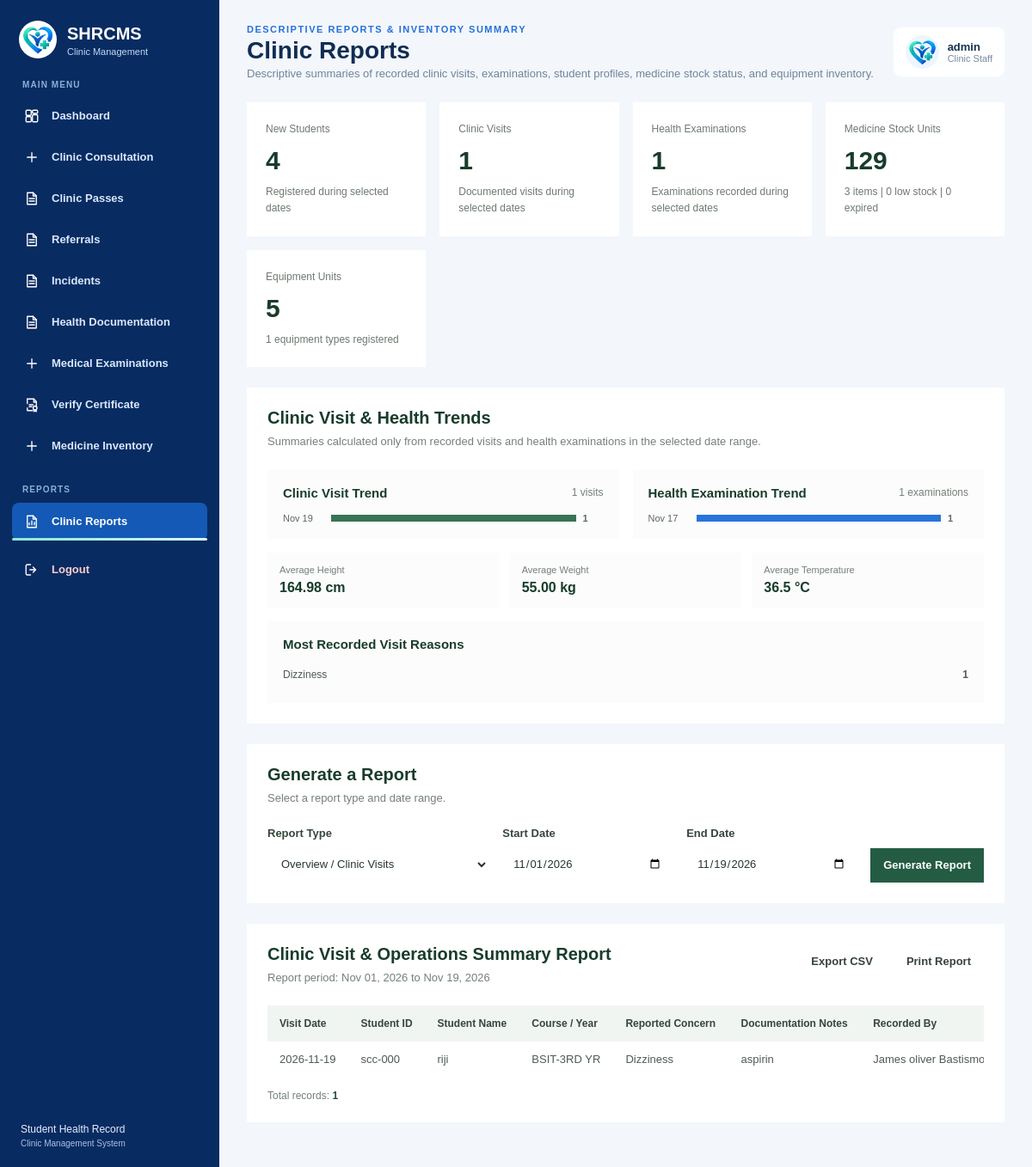
The app's page /php/Staff_Dashboard/clinic_reports.php (signed in) with its own data.
### tables this page shows
CREATE TABLE `consultations` (
  `id` int NOT NULL,
  `student_id` varchar(50) NOT NULL,
  `consultation_date` date NOT NULL,
  `reason` varchar(100) NOT NULL,
  `remarks` text,
  `staff_name` varchar(100) DEFAULT NULL,
  `created_at` timestamp NOT NULL DEFAULT CURRENT_TIMESTAMP
);

CREATE TABLE `students` (
  `id` int NOT NULL,
  `student_id_no` varchar(50) NOT NULL,
  `fullname` varchar(100) NOT NULL,
  `age` int DEFAULT NULL,
  `gender` varchar(20) DEFAULT NULL,
  `course_year` varchar(50) DEFAULT NULL,
  `contact` varchar(20) DEFAULT NULL,
  `allergies` text,
  `known_conditions` text,
  `created_at` timestamp NOT NULL DEFAULT CURRENT_TIMESTAMP,
  `user_id` int DEFAULT NULL,
  `email` varchar(100) DEFAULT NULL,
  `id_document` varchar(255) DEFAULT NULL,
  `password` varchar(255) DEFAULT NULL,
  `medical_history` text,
  `current_medications` text,
  `immunization_information` text,
  `emergency_contact_name` varchar(100) DEFAULT NULL,
  `emergency_contact_relationship` varchar(50) DEFAULT NULL,
  `emergency_contact_number` varchar(20) DEFAULT NULL,
  `birthdate` date DEFAULT NULL
);

### php/Staff_Dashboard/clinic_reports.php (the view, shortened to what the rows shown need)
<?php
require_once __DIR__ . '/../db.php';
$conn->set_charset('utf8mb4');
function e($value): string
{
    return htmlspecialchars(
        (string)($value ?? ''),
        ENT_QUOTES,
        'UTF-8'
    );
}
function fetchRows(
    mysqli $conn,
    string $sql,
    string $types = '',
    array $params = []
): array {
    $stmt = $conn->prepare($sql);
    if ($types !== '') {
        $stmt->bind_param($types, ...$params);
    }
    $stmt->execute();
    $result = $stmt->get_result();
    $rows = $result->fetch_all(MYSQLI_ASSOC);
    return $rows;
}
$today = date('Y-m-d');
$firstDay = date('Y-m-01');
$startDate = $_GET['start_date'] ?? $firstDay;
$endDate = $_GET['end_date'] ?? $today;
$reportType = $_GET['report'] ?? 'overview';
$reportTitles = [
    'overview' => 'Clinic Visit & Operations Summary Report',
    'visits' => 'Clinic Visit Report',
    'examinations' => 'Student Health Examination Report',
    'students' => 'Student Registration Report',
    'medicines' => 'Medicine & Medical Supply Inventory Report',
    'equipment' => 'Equipment Inventory Report'
];
$reportTitle = $reportTitles[$reportType];
$reportRows = [];
$reportError = '';
try {
    if ($reportType === 'overview' || $reportType === 'visits') {
        $reportRows = fetchRows(
            $conn,
            "SELECT
                c.id,
                c.consultation_date,
                s.student_id_no,
                s.fullname,
                s.course_year,
                c.reason,
                c.remarks,
                c.staff_name
             FROM consultations c
             LEFT JOIN students s ON s.id = c.student_id
             WHERE c.consultation_date >= ?
               AND c.consultation_date < DATE_ADD(?, INTERVAL 1 DAY)
             ORDER BY c.consultation_date DESC, c.id DESC",
            'ss',
            [$startDate, $endDate]
        );
    }
} catch (Throwable $exception) {
    error_log('Clinic reports error: ' . $exception->getMessage());
    $reportError = $exception->getMessage();
    $reportRows = [];
}
?>
<!DOCTYPE html>
<html lang="en">
<head>
    <link rel="stylesheet" href="../../css/Shared/style.css?v=20261114-icons">
    <link rel="stylesheet" href="../../css/Staff/staff-dashboard.css?v=20261115-staff-admin-alignment">
    <link rel="stylesheet" href="../../css/Staff/clinic-reports.css?v=20261114-icons">
</head>
<body class="staff-dashboard-body">
    <aside class="staff-sidebar">
        <a href="staff_dashboard.php" class="staff-brand">
            <div>
                <h2>SHRCMS</h2>
            </div>
        </a>
    </aside>
    <main class="staff-main cr-main">
        <header class="staff-header">
            <div>
                <h1>Clinic Reports</h1>
            </div>
        </header>
        <section class="cr-panel cr-trends">
            <div class="cr-heading">
                <div>
                    <h2>Clinic Visit &amp; Health Trends</h2>
                </div>
            </div>
        </section>
        <section class="cr-panel">
            <div class="cr-heading">
                <div>
                    <h2>Generate a Report</h2>
                </div>
            </div>
        </section>
        <section class="cr-panel">
            <div class="cr-heading cr-report-heading">
                <div>
                    <h2><?= e($reportTitle) ?></h2>
                </div>
            </div>
            <div class="cr-table-wrap">
                <table class="cr-table">
                    <thead>
                        <tr>
                            <?php if ($reportType === 'overview' || $reportType === 'visits'): ?>
                                <th>Visit Date</th>
                                <th>Student ID</th>
                                <th>Student Name</th>
                                <th>Course / Year</th>
                                <th>Reported Concern</th>
                                <th>Documentation Notes</th>
                                <th>Recorded By</th>
                            <?php endif; ?>
                        </tr>
                    </thead>
                    <tbody>
                        <?php if (empty($reportRows)): ?>
                            <tr>
                                <td colspan="11" class="cr-empty">
                                    <?= $reportError !== ''
                                        ? 'Report could not be loaded.'
                                        : 'No records found for the selected report and dates.' ?>
                                </td>
                            </tr>
                        <?php else: ?>
                            <?php foreach ($reportRows as $row): ?>
                                <tr>
                                    <?php if ($reportType === 'overview' || $reportType === 'visits'): ?>
                                        <td><?= e($row['consultation_date']) ?></td>
                                        <td><?= e($row['student_id_no'] ?? '—') ?></td>
                                        <td><?= e($row['fullname'] ?? 'Student not found') ?></td>
                                        <td><?= e($row['course_year'] ?? '—') ?></td>
                                        <td><?= e($row['reason'] ?? '—') ?></td>
                                        <td><?= e($row['remarks'] ?? '—') ?></td>
                                        <td><?= e($row['staff_name'] ?? '—') ?></td>
                                    <?php endif; ?>
                                </tr>
                            <?php endforeach; ?>
                        <?php endif; ?>
                    </tbody>
                </table>
            </div>
        </section>
    </main>
</body>
</html>

### records on screen
consultations: consultation_date "2026-11-19", student.student_id_no "scc-000", student.fullname "riji", student.course_year "BSIT-3RD YR", reason "Dizziness", remarks "aspirin", staff_name "James oliver Bastismo"

### other values on screen
$username "admin"
$summary['students'] "4"
$summary['visits'] "1"
$summary['examinations'] "1"
$summary['medicine_units'] "129"
$summary['medicine_types'] "3"
$summary['medicine_low_stock'] "0"
$summary['medicine_expired'] "0"
$summary['equipment_units'] "5"
$summary['equipment_types'] "1"
date('M d', strtotime($trend['trend_date'])) "Nov 19"
$count "1"
date('M d', strtotime($trend['trend_date'])) "Nov 17"
$measurementSummary['height'] "164.98"
$measurementSummary['weight'] "55.00"
